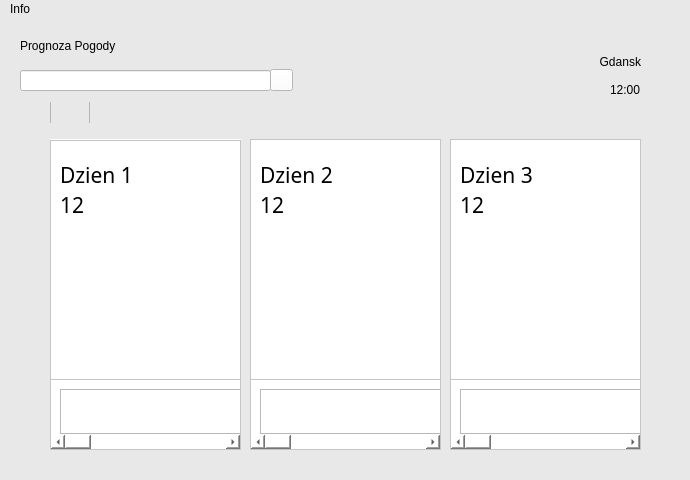
<?xml version="1.0" encoding="UTF-8"?>
<ui version="4.0">
 <class>MainWindow</class>
 <widget class="QMainWindow" name="MainWindow">
  <property name="geometry">
   <rect>
    <x>0</x>
    <y>0</y>
    <width>690</width>
    <height>480</height>
   </rect>
  </property>
  <property name="windowTitle">
   <string>MainWindow</string>
  </property>
  <property name="styleSheet">
   <string notr="true">background-color: rgb(232, 232, 232);</string>
  </property>
  <widget class="QWidget" name="centralwidget">
   <widget class="QLineEdit" name="lineEdit">
    <property name="geometry">
     <rect>
      <x>20</x>
      <y>51</y>
      <width>251</width>
      <height>21</height>
     </rect>
    </property>
    <property name="styleSheet">
     <string notr="true">color: rgb(0, 0, 0);
background-color: rgb(255, 255, 255);</string>
    </property>
   </widget>
   <widget class="QLabel" name="label">
    <property name="geometry">
     <rect>
      <x>20</x>
      <y>11</y>
      <width>181</width>
      <height>31</height>
     </rect>
    </property>
    <property name="styleSheet">
     <string notr="true">font: 16pt &quot;Arial Rounded MT Bold&quot;;</string>
    </property>
    <property name="text">
     <string>Prognoza Pogody</string>
    </property>
   </widget>
   <widget class="QGraphicsView" name="graphicsView">
    <property name="geometry">
     <rect>
      <x>20</x>
      <y>78</y>
      <width>31</width>
      <height>31</height>
     </rect>
    </property>
    <property name="sizePolicy">
     <sizepolicy hsizetype="Expanding" vsizetype="Expanding">
      <horstretch>0</horstretch>
      <verstretch>0</verstretch>
     </sizepolicy>
    </property>
    <property name="autoFillBackground">
     <bool>false</bool>
    </property>
    <property name="styleSheet">
     <string notr="true">border-image: url(:/czarne/dark_icons/dark_mode.png) 0 0 0 0 stretch stretch;
background-repeat: no-repeat;</string>
    </property>
    <property name="frameShape">
     <enum>QFrame::NoFrame</enum>
    </property>
    <property name="lineWidth">
     <number>0</number>
    </property>
   </widget>
   <widget class="QPushButton" name="pushButton">
    <property name="geometry">
     <rect>
      <x>270</x>
      <y>50</y>
      <width>23</width>
      <height>22</height>
     </rect>
    </property>
    <property name="styleSheet">
     <string notr="true">color: rgb(255, 255, 255);
background-color: rgb(255, 255, 255);</string>
    </property>
    <property name="text">
     <string/>
    </property>
    <property name="icon">
     <iconset resource="zasoby.qrc">
      <normaloff>:/czarne/dark_icons/search.png</normaloff>:/czarne/dark_icons/search.png</iconset>
    </property>
    <property name="iconSize">
     <size>
      <width>20</width>
      <height>20</height>
     </size>
    </property>
   </widget>
   <widget class="QGraphicsView" name="graphicsView_2">
    <property name="geometry">
     <rect>
      <x>645</x>
      <y>22</y>
      <width>31</width>
      <height>31</height>
     </rect>
    </property>
    <property name="sizePolicy">
     <sizepolicy hsizetype="Expanding" vsizetype="Expanding">
      <horstretch>0</horstretch>
      <verstretch>0</verstretch>
     </sizepolicy>
    </property>
    <property name="autoFillBackground">
     <bool>false</bool>
    </property>
    <property name="styleSheet">
     <string notr="true">border-image: url(:/czarne/dark_icons/location_on.png) 0 0 0 0 stretch stretch;
background-repeat: no-repeat;</string>
    </property>
    <property name="frameShape">
     <enum>QFrame::NoFrame</enum>
    </property>
    <property name="lineWidth">
     <number>0</number>
    </property>
   </widget>
   <widget class="QPushButton" name="pushButton_2">
    <property name="geometry">
     <rect>
      <x>10</x>
      <y>250</y>
      <width>31</width>
      <height>31</height>
     </rect>
    </property>
    <property name="styleSheet">
     <string notr="true">border-image: url(:/czarne/dark_icons/arrow_circle_left.png);</string>
    </property>
    <property name="text">
     <string/>
    </property>
    <property name="iconSize">
     <size>
      <width>25</width>
      <height>25</height>
     </size>
    </property>
    <property name="flat">
     <bool>true</bool>
    </property>
   </widget>
   <widget class="QPushButton" name="pushButton_3">
    <property name="geometry">
     <rect>
      <x>650</x>
      <y>250</y>
      <width>31</width>
      <height>31</height>
     </rect>
    </property>
    <property name="styleSheet">
     <string notr="true">border-image: url(:/czarne/dark_icons/arrow_circle_right.png);</string>
    </property>
    <property name="text">
     <string/>
    </property>
    <property name="iconSize">
     <size>
      <width>25</width>
      <height>25</height>
     </size>
    </property>
    <property name="flat">
     <bool>true</bool>
    </property>
   </widget>
   <widget class="QLabel" name="label_2">
    <property name="geometry">
     <rect>
      <x>300</x>
      <y>32</y>
      <width>341</width>
      <height>21</height>
     </rect>
    </property>
    <property name="styleSheet">
     <string notr="true">font: 14pt &quot;Arial Rounded MT Bold&quot;;</string>
    </property>
    <property name="text">
     <string>Gdansk</string>
    </property>
    <property name="alignment">
     <set>Qt::AlignRight|Qt::AlignTrailing|Qt::AlignVCenter</set>
    </property>
   </widget>
   <widget class="QLabel" name="label_3">
    <property name="geometry">
     <rect>
      <x>610</x>
      <y>60</y>
      <width>61</width>
      <height>21</height>
     </rect>
    </property>
    <property name="styleSheet">
     <string notr="true">font: 16pt &quot;Arial Rounded MT Bold&quot;;</string>
    </property>
    <property name="text">
     <string>12:00</string>
    </property>
   </widget>
   <widget class="QGroupBox" name="groupBox">
    <property name="geometry">
     <rect>
      <x>50</x>
      <y>120</y>
      <width>191</width>
      <height>311</height>
     </rect>
    </property>
    <property name="styleSheet">
     <string notr="true">background-color: rgb(255, 255, 255);</string>
    </property>
    <property name="title">
     <string/>
    </property>
    <widget class="QGraphicsView" name="graphicsView_3">
     <property name="geometry">
      <rect>
       <x>0</x>
       <y>1</y>
       <width>191</width>
       <height>241</height>
      </rect>
     </property>
     <property name="styleSheet">
      <string notr="true">background-color: rgb(255, 255, 255);</string>
     </property>
    </widget>
    <widget class="QScrollArea" name="scrollArea">
     <property name="geometry">
      <rect>
       <x>0</x>
       <y>240</y>
       <width>191</width>
       <height>71</height>
      </rect>
     </property>
     <property name="sizePolicy">
      <sizepolicy hsizetype="Expanding" vsizetype="Fixed">
       <horstretch>5</horstretch>
       <verstretch>2</verstretch>
      </sizepolicy>
     </property>
     <property name="minimumSize">
      <size>
       <width>0</width>
       <height>71</height>
      </size>
     </property>
     <property name="maximumSize">
      <size>
       <width>191</width>
       <height>16777215</height>
      </size>
     </property>
     <property name="verticalScrollBarPolicy">
      <enum>Qt::ScrollBarAlwaysOff</enum>
     </property>
     <property name="horizontalScrollBarPolicy">
      <enum>Qt::ScrollBarAlwaysOn</enum>
     </property>
     <property name="sizeAdjustPolicy">
      <enum>QAbstractScrollArea::AdjustIgnored</enum>
     </property>
     <property name="widgetResizable">
      <bool>true</bool>
     </property>
     <property name="alignment">
      <set>Qt::AlignHCenter|Qt::AlignTop</set>
     </property>
     <widget class="QWidget" name="scrollAreaWidgetContents">
      <property name="geometry">
       <rect>
        <x>0</x>
        <y>0</y>
        <width>1218</width>
        <height>63</height>
       </rect>
      </property>
      <layout class="QHBoxLayout" name="horizontalLayout">
       <item>
        <widget class="QFrame" name="frame">
         <property name="minimumSize">
          <size>
           <width>1200</width>
           <height>45</height>
          </size>
         </property>
         <property name="styleSheet">
          <string notr="true">color: rgb(0, 0, 0);
background-color: none;</string>
         </property>
         <property name="frameShape">
          <enum>QFrame::StyledPanel</enum>
         </property>
         <property name="frameShadow">
          <enum>QFrame::Raised</enum>
         </property>
        </widget>
       </item>
      </layout>
     </widget>
    </widget>
    <widget class="QLabel" name="day_1">
     <property name="geometry">
      <rect>
       <x>10</x>
       <y>20</y>
       <width>171</width>
       <height>31</height>
      </rect>
     </property>
     <property name="font">
      <font>
       <family>Arial Rounded MT Bold</family>
       <pointsize>16</pointsize>
       <italic>false</italic>
       <bold>false</bold>
      </font>
     </property>
     <property name="styleSheet">
      <string notr="true">font: 16pt &quot;Arial Rounded MT Bold&quot;;
color: rgb(0, 0, 0);
background-color: none;</string>
     </property>
     <property name="text">
      <string>Dzien 1</string>
     </property>
    </widget>
    <widget class="QLabel" name="temp_1">
     <property name="geometry">
      <rect>
       <x>10</x>
       <y>50</y>
       <width>171</width>
       <height>31</height>
      </rect>
     </property>
     <property name="font">
      <font>
       <family>Arial Rounded MT Bold</family>
       <pointsize>16</pointsize>
       <italic>false</italic>
       <bold>false</bold>
      </font>
     </property>
     <property name="styleSheet">
      <string notr="true">font: 16pt &quot;Arial Rounded MT Bold&quot;;
background-color: none;
color: rgb(0, 0, 0);
</string>
     </property>
     <property name="text">
      <string>12</string>
     </property>
    </widget>
    <zorder>graphicsView_3</zorder>
    <zorder>day_1</zorder>
    <zorder>temp_1</zorder>
    <zorder>scrollArea</zorder>
   </widget>
   <widget class="QGroupBox" name="groupBox_2">
    <property name="geometry">
     <rect>
      <x>250</x>
      <y>120</y>
      <width>191</width>
      <height>311</height>
     </rect>
    </property>
    <property name="styleSheet">
     <string notr="true">background-color: rgb(255, 255, 255);</string>
    </property>
    <property name="title">
     <string/>
    </property>
    <widget class="QGraphicsView" name="graphicsView_4">
     <property name="geometry">
      <rect>
       <x>0</x>
       <y>0</y>
       <width>191</width>
       <height>241</height>
      </rect>
     </property>
     <property name="styleSheet">
      <string notr="true">background-color: rgb(255, 255, 255);</string>
     </property>
    </widget>
    <widget class="QLabel" name="day_2">
     <property name="geometry">
      <rect>
       <x>10</x>
       <y>20</y>
       <width>171</width>
       <height>31</height>
      </rect>
     </property>
     <property name="font">
      <font>
       <family>Arial Rounded MT Bold</family>
       <pointsize>16</pointsize>
       <italic>false</italic>
       <bold>false</bold>
      </font>
     </property>
     <property name="styleSheet">
      <string notr="true">font: 16pt &quot;Arial Rounded MT Bold&quot;;
color: rgb(0, 0, 0);
background-color: none;</string>
     </property>
     <property name="text">
      <string>Dzien 2</string>
     </property>
    </widget>
    <widget class="QLabel" name="temp_2">
     <property name="geometry">
      <rect>
       <x>10</x>
       <y>50</y>
       <width>171</width>
       <height>31</height>
      </rect>
     </property>
     <property name="font">
      <font>
       <family>Arial Rounded MT Bold</family>
       <pointsize>16</pointsize>
       <italic>false</italic>
       <bold>false</bold>
      </font>
     </property>
     <property name="styleSheet">
      <string notr="true">font: 16pt &quot;Arial Rounded MT Bold&quot;;
background-color: none;
color: rgb(0, 0, 0);
</string>
     </property>
     <property name="text">
      <string>12</string>
     </property>
    </widget>
    <widget class="QScrollArea" name="scrollArea_2">
     <property name="geometry">
      <rect>
       <x>0</x>
       <y>240</y>
       <width>191</width>
       <height>71</height>
      </rect>
     </property>
     <property name="sizePolicy">
      <sizepolicy hsizetype="Expanding" vsizetype="Fixed">
       <horstretch>5</horstretch>
       <verstretch>2</verstretch>
      </sizepolicy>
     </property>
     <property name="minimumSize">
      <size>
       <width>0</width>
       <height>71</height>
      </size>
     </property>
     <property name="maximumSize">
      <size>
       <width>191</width>
       <height>16777215</height>
      </size>
     </property>
     <property name="verticalScrollBarPolicy">
      <enum>Qt::ScrollBarAlwaysOff</enum>
     </property>
     <property name="horizontalScrollBarPolicy">
      <enum>Qt::ScrollBarAlwaysOn</enum>
     </property>
     <property name="sizeAdjustPolicy">
      <enum>QAbstractScrollArea::AdjustIgnored</enum>
     </property>
     <property name="widgetResizable">
      <bool>true</bool>
     </property>
     <property name="alignment">
      <set>Qt::AlignHCenter|Qt::AlignTop</set>
     </property>
     <widget class="QWidget" name="scrollAreaWidgetContents_2">
      <property name="geometry">
       <rect>
        <x>0</x>
        <y>0</y>
        <width>1218</width>
        <height>63</height>
       </rect>
      </property>
      <layout class="QHBoxLayout" name="horizontalLayout_2">
       <item>
        <widget class="QFrame" name="frame_2">
         <property name="minimumSize">
          <size>
           <width>1200</width>
           <height>45</height>
          </size>
         </property>
         <property name="styleSheet">
          <string notr="true">color: rgb(0, 0, 0);
background-color: none;</string>
         </property>
         <property name="frameShape">
          <enum>QFrame::StyledPanel</enum>
         </property>
         <property name="frameShadow">
          <enum>QFrame::Raised</enum>
         </property>
        </widget>
       </item>
      </layout>
     </widget>
    </widget>
   </widget>
   <widget class="QGroupBox" name="groupBox_3">
    <property name="geometry">
     <rect>
      <x>450</x>
      <y>120</y>
      <width>191</width>
      <height>311</height>
     </rect>
    </property>
    <property name="styleSheet">
     <string notr="true">background-color: rgb(255, 255, 255);</string>
    </property>
    <property name="title">
     <string/>
    </property>
    <widget class="QGraphicsView" name="graphicsView_5">
     <property name="geometry">
      <rect>
       <x>0</x>
       <y>0</y>
       <width>191</width>
       <height>241</height>
      </rect>
     </property>
     <property name="styleSheet">
      <string notr="true">background-color: rgb(255, 255, 255);</string>
     </property>
    </widget>
    <widget class="QLabel" name="day_3">
     <property name="geometry">
      <rect>
       <x>10</x>
       <y>20</y>
       <width>171</width>
       <height>31</height>
      </rect>
     </property>
     <property name="font">
      <font>
       <family>Arial Rounded MT Bold</family>
       <pointsize>16</pointsize>
       <italic>false</italic>
       <bold>false</bold>
      </font>
     </property>
     <property name="styleSheet">
      <string notr="true">font: 16pt &quot;Arial Rounded MT Bold&quot;;
color: rgb(0, 0, 0);
background-color: none;</string>
     </property>
     <property name="text">
      <string>Dzien 3</string>
     </property>
    </widget>
    <widget class="QLabel" name="temp_3">
     <property name="geometry">
      <rect>
       <x>10</x>
       <y>50</y>
       <width>171</width>
       <height>31</height>
      </rect>
     </property>
     <property name="font">
      <font>
       <family>Arial Rounded MT Bold</family>
       <pointsize>16</pointsize>
       <italic>false</italic>
       <bold>false</bold>
      </font>
     </property>
     <property name="styleSheet">
      <string notr="true">font: 16pt &quot;Arial Rounded MT Bold&quot;;
background-color: none;
color: rgb(0, 0, 0);
</string>
     </property>
     <property name="text">
      <string>12</string>
     </property>
    </widget>
    <widget class="QScrollArea" name="scrollArea_3">
     <property name="geometry">
      <rect>
       <x>0</x>
       <y>240</y>
       <width>191</width>
       <height>71</height>
      </rect>
     </property>
     <property name="sizePolicy">
      <sizepolicy hsizetype="Expanding" vsizetype="Fixed">
       <horstretch>5</horstretch>
       <verstretch>2</verstretch>
      </sizepolicy>
     </property>
     <property name="minimumSize">
      <size>
       <width>0</width>
       <height>71</height>
      </size>
     </property>
     <property name="maximumSize">
      <size>
       <width>191</width>
       <height>16777215</height>
      </size>
     </property>
     <property name="verticalScrollBarPolicy">
      <enum>Qt::ScrollBarAlwaysOff</enum>
     </property>
     <property name="horizontalScrollBarPolicy">
      <enum>Qt::ScrollBarAlwaysOn</enum>
     </property>
     <property name="sizeAdjustPolicy">
      <enum>QAbstractScrollArea::AdjustIgnored</enum>
     </property>
     <property name="widgetResizable">
      <bool>true</bool>
     </property>
     <property name="alignment">
      <set>Qt::AlignHCenter|Qt::AlignTop</set>
     </property>
     <widget class="QWidget" name="scrollAreaWidgetContents_3">
      <property name="geometry">
       <rect>
        <x>0</x>
        <y>0</y>
        <width>1218</width>
        <height>63</height>
       </rect>
      </property>
      <layout class="QHBoxLayout" name="horizontalLayout_3">
       <item>
        <widget class="QFrame" name="frame_3">
         <property name="minimumSize">
          <size>
           <width>1200</width>
           <height>45</height>
          </size>
         </property>
         <property name="styleSheet">
          <string notr="true">color: rgb(0, 0, 0);
background-color: none;</string>
         </property>
         <property name="frameShape">
          <enum>QFrame::StyledPanel</enum>
         </property>
         <property name="frameShadow">
          <enum>QFrame::Raised</enum>
         </property>
        </widget>
       </item>
      </layout>
     </widget>
    </widget>
   </widget>
   <widget class="QCheckBox" name="checkBox">
    <property name="geometry">
     <rect>
      <x>50</x>
      <y>83</y>
      <width>41</width>
      <height>21</height>
     </rect>
    </property>
    <property name="styleSheet">
     <string notr="true">QCheckBox::indicator:unchecked {
    image: url(:/czarne/dark_icons/toggle_off.png);
}

QCheckBox::indicator:checked {
    image: url(:/biale/icons_white/toggle_on.png);
}

QCheckBox::indicator {
    width: 40px;
    height: 40px;
}</string>
    </property>
    <property name="text">
     <string/>
    </property>
    <property name="iconSize">
     <size>
      <width>35</width>
      <height>35</height>
     </size>
    </property>
   </widget>
  </widget>
  <widget class="QMenuBar" name="menubar">
   <property name="geometry">
    <rect>
     <x>0</x>
     <y>0</y>
     <width>690</width>
     <height>22</height>
    </rect>
   </property>
   <widget class="QMenu" name="menuInfo">
    <property name="title">
     <string>Info</string>
    </property>
    <addaction name="actionO_aplikacji"/>
   </widget>
   <addaction name="menuInfo"/>
  </widget>
  <widget class="QStatusBar" name="statusbar"/>
  <action name="actionO_aplikacji">
   <property name="text">
    <string>O aplikacji</string>
   </property>
  </action>
 </widget>
 <resources>
  <include location="zasoby.qrc"/>
 </resources>
 <connections/>
</ui>
